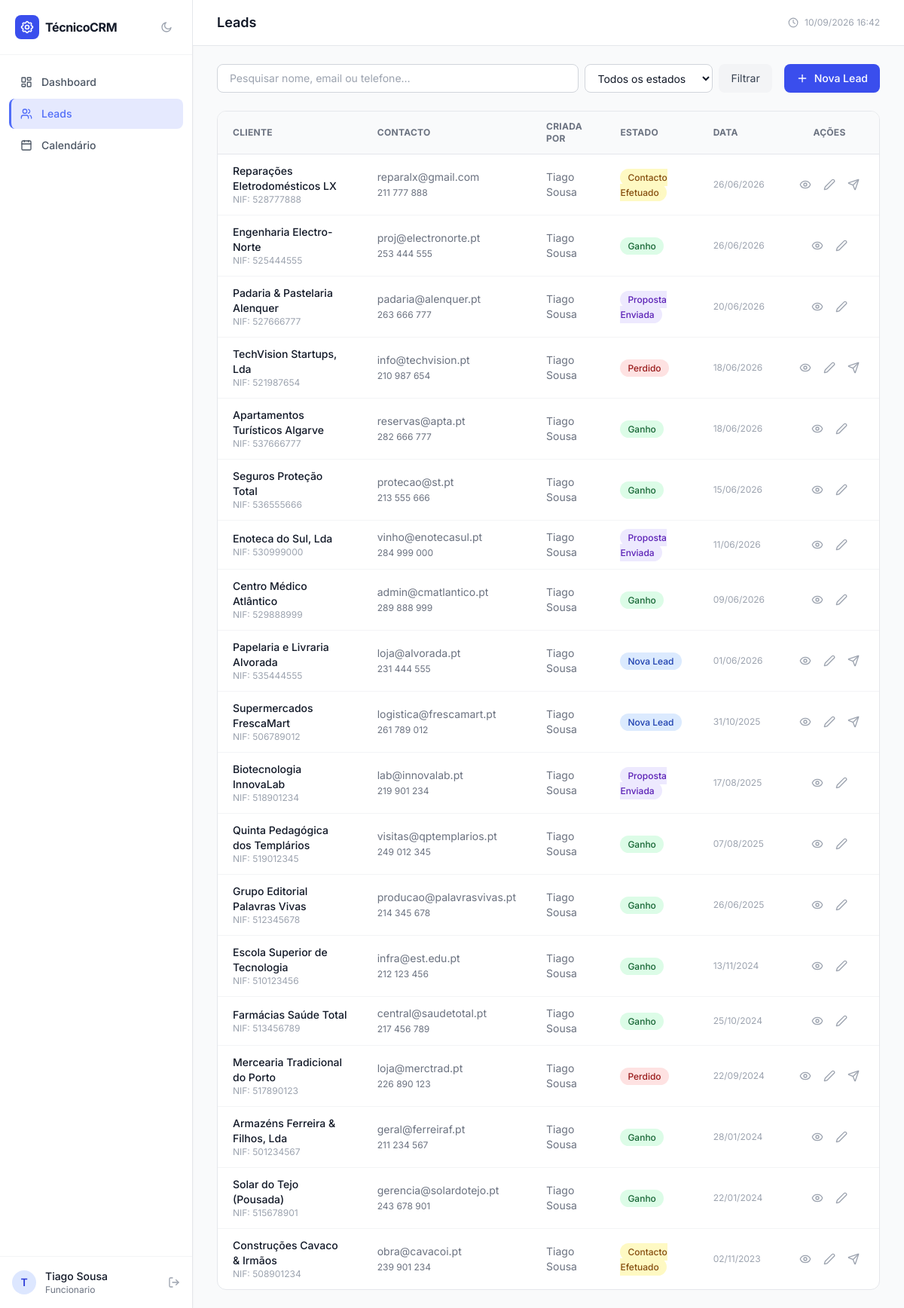
Page /leads.php (signed in) on the committed database.
### tables this page shows
CREATE TABLE `leads` (
  `id` int(10) UNSIGNED NOT NULL,
  `nome_cliente` varchar(150) NOT NULL,
  `email` varchar(150) DEFAULT NULL,
  `telefone` varchar(20) DEFAULT NULL,
  `morada` text DEFAULT NULL,
  `nif` varchar(20) DEFAULT NULL,
  `cc` varchar(20) DEFAULT NULL,
  `estado` enum('Nova Lead','Contacto Efetuado','Proposta Enviada','Ganho','Perdido') NOT NULL DEFAULT 'Nova Lead',
  `criado_por` int(10) UNSIGNED NOT NULL,
  `created_at` datetime NOT NULL DEFAULT current_timestamp(),
  `updated_at` datetime NOT NULL DEFAULT current_timestamp() ON UPDATE current_timestamp()
);

CREATE TABLE `utilizadores` (
  `id` int(10) UNSIGNED NOT NULL,
  `nome` varchar(150) NOT NULL,
  `email` varchar(150) NOT NULL,
  `password` varchar(255) NOT NULL,
  `telefone` varchar(20) DEFAULT NULL,
  `cc` varchar(20) DEFAULT NULL,
  `nif` varchar(20) DEFAULT NULL,
  `morada` text DEFAULT NULL,
  `cargo` varchar(100) DEFAULT NULL,
  `salario_base` decimal(10,2) DEFAULT 0.00,
  `estado` enum('ativo','inativo') NOT NULL DEFAULT 'ativo',
  `role` enum('admin','funcionario') NOT NULL DEFAULT 'funcionario',
  `created_at` datetime NOT NULL DEFAULT current_timestamp()
);

### config.php (called while the page is built, shortened)
<?php
function h(string $string): string
{
    return htmlspecialchars($string, ENT_QUOTES | ENT_HTML5, 'UTF-8');
}
function hasRole(string $role): bool
{
    return isset($_SESSION['role']) && $_SESSION['role'] === $role;
}

### leads.php (the view, shortened to what this page needs)
<?php
require_once __DIR__ . '/config.php';
$pdo     = getDB();
$userId  = (int) $_SESSION['user_id'];
$isAdmin = hasRole('admin');
$filtroBusca  = trim($_GET['busca'] ?? '');
$where = $isAdmin ? '1=1' : 'l.criado_por = :uid';
$bindP = $isAdmin ? [] : [':uid' => $userId];
$stmtLeads = $pdo->prepare("SELECT l.*, u.nome AS criador FROM leads l JOIN utilizadores u ON u.id=l.criado_por WHERE {$where} ORDER BY l.created_at DESC");
$stmtLeads->execute($bindP);
$leads = $stmtLeads->fetchAll();
include __DIR__ . '/includes/header.php';
?>
<div class="flex flex-col sm:flex-row gap-4 mb-6">
    <form method="GET" action="leads.php" class="flex gap-2 flex-1">
        <input type="text" name="busca" value="<?= h($filtroBusca) ?>"
               placeholder="Pesquisar nome, email ou telefone…"
               class="flex-1 px-4 py-2 text-sm border border-gray-300 dark:border-gray-700 bg-white dark:bg-gray-800 text-gray-900 dark:text-white rounded-lg focus:ring-2 focus:ring-brand-500 outline-none">
        <select name="estado"
                class="px-3 py-2 text-sm border border-gray-300 dark:border-gray-700 bg-white dark:bg-gray-800 text-gray-900 dark:text-white rounded-lg focus:ring-2 focus:ring-brand-500 outline-none">
            <option value="">Todos os estados</option>
        </select>
        <button type="submit" class="px-4 py-2 bg-gray-100 dark:bg-gray-700 hover:bg-gray-200 dark:hover:bg-gray-600 text-gray-700 dark:text-gray-200 text-sm rounded-lg transition">Filtrar</button>
    </form>
    <button onclick="abrirModalLead()"
            class="flex items-center gap-2 px-4 py-2 bg-brand-600 hover:bg-brand-700 text-white text-sm font-medium rounded-lg transition">
        <i data-lucide="plus" class="w-4 h-4"></i> Nova Lead
    </button>
</div>
<div class="bg-white dark:bg-gray-900 rounded-xl border border-gray-200 dark:border-gray-800 overflow-hidden">
    <div class="overflow-x-auto">
        <table class="w-full text-sm">
            <thead>
                <tr class="bg-gray-50 dark:bg-gray-800 text-xs text-gray-500 dark:text-gray-400 uppercase tracking-wide border-b border-gray-200 dark:border-gray-700">
                    <th class="px-5 py-3 text-left">Cliente</th>
                    <th class="px-5 py-3 text-left hidden md:table-cell">Contacto</th>
                    <th class="px-5 py-3 text-left hidden lg:table-cell">Criada por</th>
                    <th class="px-5 py-3 text-left">Estado</th>
                    <th class="px-5 py-3 text-left hidden sm:table-cell">Data</th>
                    <th class="px-5 py-3 text-center">Ações</th>
                </tr>
            </thead>
            <tbody class="divide-y divide-gray-100 dark:divide-gray-800">
            <?php if (empty($leads)): ?>
                <tr><td colspan="6" class="px-5 py-12 text-center text-gray-400">
                    Nenhuma lead. <a href="#" onclick="abrirModalLead();return false;" class="text-brand-600 hover:underline">Criar a primeira →</a>
                </td></tr>
            <?php else: foreach ($leads as $lead):
                $badgeClass = match($lead['estado']) {
                    'Nova Lead'         => 'badge-nova',
                    'Contacto Efetuado' => 'badge-contacto',
                    'Proposta Enviada'  => 'badge-proposta',
                    'Ganho'             => 'badge-ganho',
                    'Perdido'           => 'badge-perdido',
                    default             => 'bg-gray-100 text-gray-600',
                };
            ?>
            <tr class="hover:bg-gray-50 dark:hover:bg-gray-800/60 transition">
                <td class="px-5 py-3">
                    <p class="font-medium text-gray-900 dark:text-white"><?= h($lead['nome_cliente']) ?></p>
                    <?php if ($lead['nif']): ?><p class="text-xs text-gray-400">NIF: <?= h($lead['nif']) ?></p><?php endif; ?>
                </td>
                <td class="px-5 py-3 hidden md:table-cell text-gray-500 dark:text-gray-400">
                    <?= h($lead['email'] ?: '—') ?><br>
                    <span class="text-xs"><?= h($lead['telefone'] ?: '') ?></span>
                </td>
                <td class="px-5 py-3 hidden lg:table-cell text-gray-500 dark:text-gray-400"><?= h($lead['criador']) ?></td>
                <td class="px-5 py-3">
                    <span class="text-xs font-medium px-2.5 py-1 rounded-full <?= $badgeClass ?>"><?= h($lead['estado']) ?></span>
                </td>
                <td class="px-5 py-3 hidden sm:table-cell text-gray-400 text-xs">
                    <?= date('d/m/Y', strtotime($lead['created_at'])) ?>
                </td>
                <td class="px-5 py-3 text-center">
                    <div class="flex items-center justify-center gap-1">
                        <button onclick="abrirModalDetalhe(<?= $lead['id'] ?>)"
                                class="p-1.5 text-gray-400 hover:text-brand-600 hover:bg-brand-50 dark:hover:bg-brand-950 rounded-lg transition" title="Ver detalhe">
                            <i data-lucide="eye" class="w-4 h-4"></i>
                        </button>
                        <button onclick="abrirModalLead(<?= htmlspecialchars(json_encode($lead), ENT_QUOTES) ?>)"
                                class="p-1.5 text-gray-400 hover:text-amber-600 hover:bg-amber-50 dark:hover:bg-amber-950 rounded-lg transition" title="Editar">
                            <i data-lucide="edit-2" class="w-4 h-4"></i>
                        </button>
                        <?php if (!in_array($lead['estado'], ['Proposta Enviada','Ganho'], true)): ?>
                        <button onclick="abrirModalProposta(<?= $lead['id'] ?>, '<?= h($lead['nome_cliente']) ?>')"
                                class="p-1.5 text-gray-400 hover:text-purple-600 hover:bg-purple-50 dark:hover:bg-purple-950 rounded-lg transition" title="Enviar Proposta">
                            <i data-lucide="send" class="w-4 h-4"></i>
                        </button>
                        <?php endif; ?>
                    </div>
                </td>
            </tr>
            <?php endforeach; endif; ?>
            </tbody>
        </table>
    </div>
</div>
<?php include __DIR__ . '/includes/footer.php'; ?>

### header.php (style rules this page uses)
body { font-family: 'Inter', sans-serif; }
.badge-nova { background:#dbeafe; color:#1e40af; }
.badge-contacto { background:#fef9c3; color:#854d0e; }
.badge-proposta { background:#ede9fe; color:#5b21b6; }
.badge-ganho { background:#dcfce7; color:#166534; }
.badge-perdido { background:#fee2e2; color:#991b1b; }
*, *::before, *::after { transition: background-color 0.2s ease, border-color 0.2s ease, color 0.15s ease; }

### rows in the picture
leads: nome_cliente "Reparações Eletrodomésticos LX", nif "528777888", email "reparalx@gmail.com", telefone "211 777 888", criado_por.nome "Tiago Sousa", estado "Contacto Efetuado", created_at "26/06/2026"
leads: nome_cliente "Engenharia Electro-Norte", nif "525444555", email "proj@electronorte.pt", telefone "253 444 555", criado_por.nome "Tiago Sousa", estado "Ganho", created_at "26/06/2026"
leads: nome_cliente "Padaria & Pastelaria Alenquer", nif "527666777", email "padaria@alenquer.pt", telefone "263 666 777", criado_por.nome "Tiago Sousa", estado "Proposta Enviada", created_at "20/06/2026"
leads: nome_cliente "TechVision Startups, Lda", nif "521987654", email "info@techvision.pt", telefone "210 987 654", criado_por.nome "Tiago Sousa", estado "Perdido", created_at "18/06/2026"
leads: nome_cliente "Apartamentos Turísticos Algarve", nif "537666777", email "reservas@apta.pt", telefone "282 666 777", criado_por.nome "Tiago Sousa", estado "Ganho", created_at "18/06/2026"
leads: nome_cliente "Seguros Proteção Total", nif "536555666", email "protecao@st.pt", telefone "213 555 666", criado_por.nome "Tiago Sousa", estado "Ganho", created_at "15/06/2026"
leads: nome_cliente "Enoteca do Sul, Lda", nif "530999000", email "vinho@enotecasul.pt", telefone "284 999 000", criado_por.nome "Tiago Sousa", estado "Proposta Enviada", created_at "11/06/2026"
leads: nome_cliente "Centro Médico Atlântico", nif "529888999", email "admin@cmatlantico.pt", telefone "289 888 999", criado_por.nome "Tiago Sousa", estado "Ganho", created_at "09/06/2026"
leads: nome_cliente "Papelaria e Livraria Alvorada", nif "535444555", email "loja@alvorada.pt", telefone "231 444 555", criado_por.nome "Tiago Sousa", estado "Nova Lead", created_at "01/06/2026"
leads: nome_cliente "Supermercados FrescaMart", nif "506789012", email "logistica@frescamart.pt", telefone "261 789 012", criado_por.nome "Tiago Sousa", estado "Nova Lead", created_at "31/10/2025"
leads: nome_cliente "Biotecnologia InnovaLab", nif "518901234", email "lab@innovalab.pt", telefone "219 901 234", criado_por.nome "Tiago Sousa", estado "Proposta Enviada", created_at "17/08/2025"
leads: nome_cliente "Quinta Pedagógica dos Templários", nif "519012345", email "visitas@qptemplarios.pt", telefone "249 012 345", criado_por.nome "Tiago Sousa", estado "Ganho", created_at "07/08/2025"
leads: nome_cliente "Grupo Editorial Palavras Vivas", nif "512345678", email "producao@palavrasvivas.pt", telefone "214 345 678", criado_por.nome "Tiago Sousa", estado "Ganho", created_at "26/06/2025"
leads: nome_cliente "Escola Superior de Tecnologia", nif "510123456", email "infra@est.edu.pt", telefone "212 123 456", criado_por.nome "Tiago Sousa", estado "Ganho", created_at "13/11/2024"
leads: nome_cliente "Farmácias Saúde Total", nif "513456789", email "central@saudetotal.pt", telefone "217 456 789", criado_por.nome "Tiago Sousa", estado "Ganho", created_at "25/10/2024"
leads: nome_cliente "Mercearia Tradicional do Porto", nif "517890123", email "loja@merctrad.pt", telefone "226 890 123", criado_por.nome "Tiago Sousa", estado "Perdido", created_at "22/09/2024"
leads: nome_cliente "Armazéns Ferreira & Filhos, Lda", nif "501234567", email "geral@ferreiraf.pt", telefone "211 234 567", criado_por.nome "Tiago Sousa", estado "Ganho", created_at "28/01/2024"
leads: nome_cliente "Solar do Tejo (Pousada)", nif "515678901", email "gerencia@solardotejo.pt", telefone "243 678 901", criado_por.nome "Tiago Sousa", estado "Ganho", created_at "22/01/2024"
leads: nome_cliente "Construções Cavaco & Irmãos", nif "508901234", email "obra@cavacoi.pt", telefone "239 901 234", criado_por.nome "Tiago Sousa", estado "Contacto Efetuado", created_at "02/11/2023"

### other values in the picture
APP_NAME "TécnicoCRM"
$item['label'] "Dashboard"
$item['label'] "Leads"
$item['label'] "Calendário"
substr($_SESSION['nome'] ?? 'U', 0, 1) "T"
$_SESSION['nome'] "Tiago Sousa"
$_SESSION['role'] "Funcionario"
$pageTitle "Leads"
